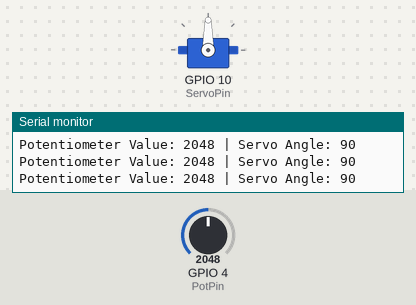
The sketch below on a simulated ESP32. On the bench: servo, the last lines printed to the serial monitor. The inputs (shaded band) are chosen by the test bench; at power-on: GPIO 4 (PotPin) = 2048.

Above: at 1.2 s.
1.3 s: GPIO 4 (PotPin) set to 2866
At 1.6 s:
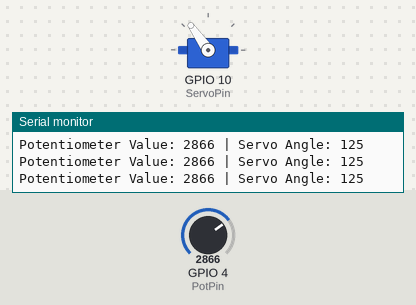
2.8 s: GPIO 4 (PotPin) set to 3603
At 4.0 s:
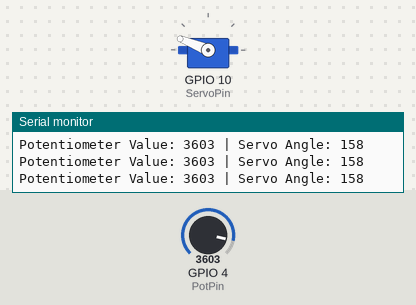
4.3 s: GPIO 4 (PotPin) set to 4095
At 5.5 s:
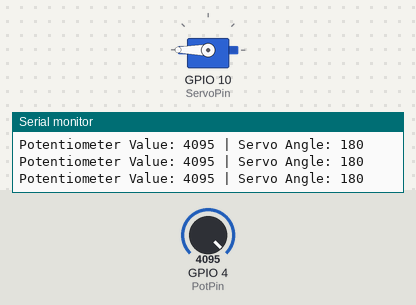
5.8 s: GPIO 4 (PotPin) set to 1228
At 6.9 s:
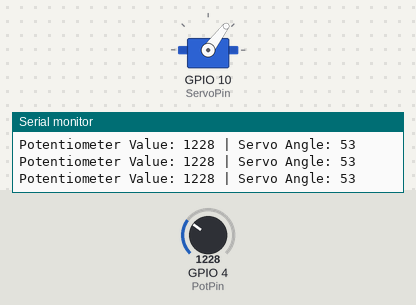
7.3 s: GPIO 4 (PotPin) set to 491
At 8.3 s:
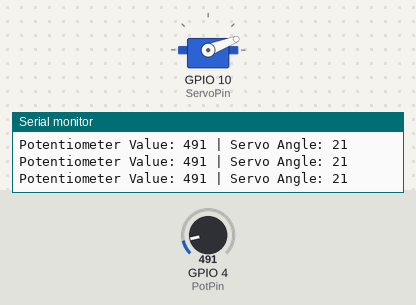
8.8 s: GPIO 4 (PotPin) set to 0
At 9.6 s:
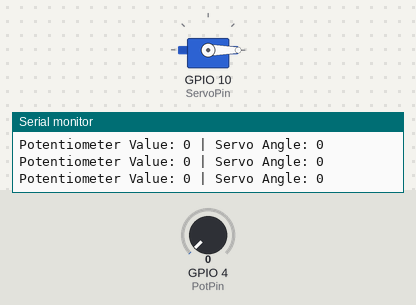
Timing chart, 0 to 11.3 s (numbered marks = the images above; inputs shaded):
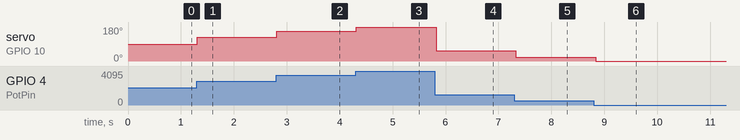

The sketch:

ops4_1.ino
```cpp
#include <ESP32Servo.h>

// Assign variable to pin number for Potentiometer
int PotPin = 4;
// Assign variable to pin number of Servo’s PWM pin
int ServoPin = 10;
// Initialize servo object with your servo name
Servo myServo;


void setup() {
    // Configure the Potentiometer's pin behavior to INPUT
  pinMode(PotPin, INPUT);
    // Attach object of your servo name to the physical servo
  myServo.attach(ServoPin);
    // Configure the Serial baud rate to 115200
  Serial.begin(115200);
}

void loop() {
    // Read potentiometer pin value
  int PotValue = analogRead(PotPin);
    // Set and map servo angle to the potentiometer pin value
  int servoAngle = map(PotValue, 0, 4095, 0, 180);
  myServo.write(servoAngle);


  Serial.print("Potentiometer Value: ");
  Serial.print(PotValue);
  Serial.print(" | Servo Angle: ");
  Serial.println(servoAngle); // println adds a new line at the end
  delay(100);
}
```

Measured:
- after the input at 1.3 s, servo on GPIO 10 (ServoPin): 90° → 125° at once
- after the input at 2.8 s, servo on GPIO 10 (ServoPin): 125° → 158° at once
- after the input at 4.3 s, servo on GPIO 10 (ServoPin): 158° → 180° at once
- after the input at 5.8 s, servo on GPIO 10 (ServoPin): 180° → 53° at once
- after the input at 7.3 s, servo on GPIO 10 (ServoPin): 53° → 21° at once
- after the input at 8.8 s, servo on GPIO 10 (ServoPin): 21° → 0° at once
